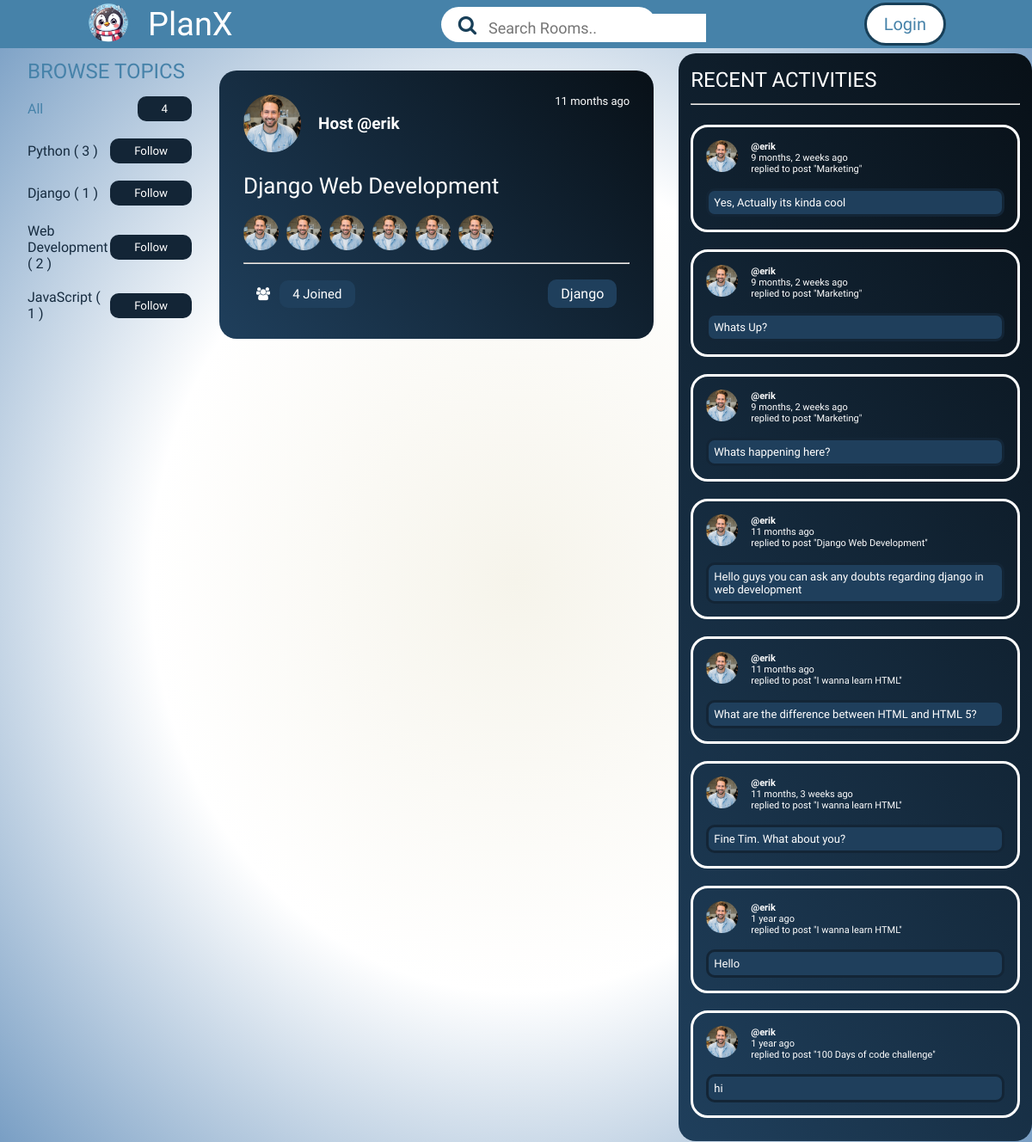
Screenshot of /profile/3/ with the database file from the repository.
### base/models.py (models this page shows, shortened)
class Topic(models.Model):
    name = models.CharField(max_length=200)

class Room(models.Model):
    host = models.ForeignKey(User, on_delete = models.SET_NULL, null=True)
    topic = models.ForeignKey(Topic, on_delete = models.SET_NULL, null=True)
    name = models.CharField(max_length=200)
    description = models.TextField(null=True, blank = True)
    participants = models.ManyToManyField(User, related_name='participants', blank=True)
    updated = models.DateTimeField(auto_now = True)
    created = models.DateTimeField(auto_now_add = True)
    class Meta:
        ordering = ['-updated', '-created']

class Message(models.Model):
    user = models.ForeignKey(User, on_delete = models.CASCADE)
    room = models.ForeignKey(Room, on_delete = models.CASCADE)
    body = models.TextField()
    updated = models.DateTimeField(auto_now = True)
    created = models.DateTimeField(auto_now_add = True)
    class Meta:
        ordering = ['-updated', '-created']

### base/views.py (the view)
# urls.py: path('profile/<str:pk>/', views.userProfile, name="user-profile"),
def userProfile(request, pk):
    user = User.objects.get(id=pk)
    rooms = user.room_set.all()
    room_messages = user.message_set.all()
    topics = Topic.objects.all()
    context = {'user':user, 'rooms':rooms, 'room_messages':room_messages,'topics':topics}
    return render(request, 'base/profile.html', context)

### base/templates/base/profile.html (shortened to what this page needs)
{% extends 'main.html' %}
{% block content %}
<h1>{{ user.username }}</h1>
<div class="profile-container">
        {% include 'base/topic_component.html' %}
    <div style="
    display: flex;
    flex-direction: column;
    width: 52%;
    margin-right: 29px;
    margin-top: 45px;">
        {% include 'base/feed_component.html' %}
    </div>
        {% include 'base/activity_component.html' %}
{% endblock content %}

### base/templates/base/topic_component.html
        <div class="left">
            <div class="left-col-1">
                <h2>BROWSE TOPICS</h2>
            </div>
            <div class="left-col-2">
                <div class="rows">
                    <span style="color: #4682A9;"><p> All</p></span>
                    <a href="{% url 'homepage' %}" style="text-decoration: none;">
                        <button>{{ topics.count }}</button>
                    </a>
                </div>
                {% for topic in topics %}
                <div class="rows">
                    <p>{{topic.name}} <span>( {{topic.room_set.all.count}} )</span></p>
                    <a href="{% url 'homepage' %}?q={{topic.name}}" style="text-decoration: none; color: #fff;">
                        <button> Follow</button>
                    </a>
                </div>
                {% endfor %}
            </div>
        </div>

### base/templates/base/feed_component.html
{% load static %}
{% for room in rooms %}
<div class="middle-col-2">
    <div class="panel-1">
        <div class="panel-left">
            <img src="{% static 'images/ellipse2.png' %}" alt="" srcset="">
            <p style="font-size: 19px;">Host <a href="{% url 'user-profile' room.host.id %}" style="text-decoration: none;
            color: #fff;"> @{{ room.host.username }} </a></p>
        </div>
        <p>{{ room.created|timesince }} ago</p>
    </div>
    <div class="panel-2">
        <div class="title">
            <a href="{% url 'room' room.id %}" style="text-decoration: none;"><h2>{{ room.name }}</h2></a>
        </div>
        <div class="partic">
            <img src="{% static 'images/ellipse2.png' %}" alt="" srcset="">
            <img src="{% static 'images/ellipse2.png' %}" alt="" srcset="">
            <img src="{% static 'images/ellipse2.png' %}" alt="" srcset="">
            <img src="{% static 'images/ellipse2.png' %}" alt="" srcset="">
            <img src="{% static 'images/ellipse2.png' %}" alt="" srcset="">
            <img src="{% static 'images/ellipse2.png' %}" alt="" srcset="">
        </div>
    </div>
    <hr>
    <div class="panel-3">
        <div class="panLeft">
            <i class="fa fa-users" aria-hidden="true"></i><p>{{ room.participants.all.count }} Joined</p>
        </div>
        <p>{{ room.topic.name }}</p>
    </div>
</div>
{% endfor %}

### base/templates/base/activity_component.html (shortened to what this page needs)
{% load static %}
<div class="right-col-2">
    <h2>RECENT ACTIVITIES</h2>
    <hr>
    {% for message in room_messages %}
    <div class="activities">
        <div class="act-1">
            <div class="prof">
                <img src="{% static '/images/ellipse2.png' %}" alt="">
            </div>
            <div class="prof-2">
                <b><p><a href="{% url 'user-profile' message.user.id %}" style="text-decoration: none;
                    color: #fff;">@{{ message.user }}</a></p></b>
                <p>{{ message.created|timesince }} ago</p>
                <p>replied to post "<a href="{% url 'room' message.room.id %}" style="text-decoration: none;
                color: #fff;">{{ message.room.name }}</a>"</p>
            </div>
        </div>
        <div class="act-2">
            <p>{{ message.body }}</p>
        </div>
    </div>
    {% endfor %}
    </div>
</div>

### static/styles/feed.css (style rules this page uses)
* { margin: 0; padding: 0; box-sizing: border-box; }
body { background: radial-gradient(#F6F4EB, #fff, #749BC2); }
html { scroll-behavior: smooth; }
.left { display: flex; flex-direction: column; position: relative; padding: 32px; gap: 15px; width: 25%; }
.left-col-2 { display: flex; gap: 20px; flex-direction: column; font-family: 'Laila', sans-serif; color: #162B3F; font-weight: 500; }
.rows { display: flex; justify-content: space-between; align-items: center; }
.rows button { padding: 4px 25px; background: #132536; cursor: pointer; color: #fff; border: solid #132536; border-radius: 10px; font-family: 'Laila', sans-serif; transition: 0.3s; }
.left-col-1 h2 { font-family: 'Lilita One', sans-serif; font-weight: 100; color: #4682A9; }
.right-col-2 { display: flex; background: linear-gradient(234deg, #081017, #1F3F5C); border-radius: 20px; padding: 17px 14px; margin: 25px 0; flex-direction: column; }
.right-col-2 h2 { font-family: 'Lilita One', sans-serif; font-weight: 100; color: #fff; }
.right-col-2 hr { margin: 13px 0; }
.activities { display: flex; flex-direction: column; border: solid #fff; border-radius: 20px; padding: 15px; gap: 15px; margin: 10px 0; }
.act-1 { display: flex; align-items: center; gap: 15px; justify-content: flex-start; }
.prof img { width: 37px; }
.prof-2 { font-family: 'Laila', sans-serif; color: #fff; font-size: 11px; }
.act-2 p { background: #1F3F5C; border: solid #132536; border-radius: 10px; padding: 6px; color: #fff; font-family: 'Laila', sans-serif; font-size: 13px; }
.middle-col-2 { background: linear-gradient(227deg, #081017, #1F3F5C); border-radius: 20px; padding: 28px; display: flex; flex-direction: column; margin-bottom: 22px; gap: 10px; }
.panel-1 { display: flex; justify-content: space-between; }
.panel-left { display: flex; align-items: center; gap: 20px; }
.panel-left img { width: 67px; }
.panel-left p { font-size: 18px; color: #fff; font-weight: bold; font-family: 'Laila', sans-serif; }
.panel-1 p { color: #fff; font-family: 'Laila', sans-serif; font-size: 13px; }
.panel-2 { display: flex; gap: 10px; flex-direction: column; }
.partic img { width: 46px; padding-right: 5px; }
.title h2 { font-family: 'Lilita One', sans-serif; color: #fff; font-size: 26px; padding-top: 14px; font-weight: 100; padding-bottom: 9px; }
.panel-3 { display: flex; flex-direction: row; padding: 8px 15px; justify-content: space-between; }
.panLeft { display: flex; gap: 11px; font-size: 15px; color: #fff; font-family: 'Laila', sans-serif; align-items: center; }
.panel-3 p { font-family: 'Laila', sans-serif; color: #fff; background: #1F3F5C; padding: 7px 15px; border-radius: 10px; }

### base/templates/base/profile.html (style rules this page uses)
.profile-container { display: flex; top: 77%; }

### rows the page displays
Topic: name "Python", room_set.all.count "3"
Topic: name "Django", room_set.all.count "1"
Topic: name "Web Development", room_set.all.count "2"
Topic: name "JavaScript", room_set.all.count "1"
Room: host.username "erik", created "11 months", name "Django Web Development", participants.all.count "4", topic.name "Django"
Message: user "erik", created "9 months, 2 weeks", room.name "Marketing", body "Yes, Actually its kinda cool"
Message: user "erik", created "9 months, 2 weeks", room.name "Marketing", body "Whats Up?"
Message: user "erik", created "9 months, 2 weeks", room.name "Marketing", body "Whats happening here?"
Message: user "erik", created "11 months", room.name "Django Web Development", body "Hello guys you can ask any doubts regarding django in web development"
Message: user "erik", created "11 months", room.name "I wanna learn HTML", body "What are the difference between HTML and HTML 5?"
Message: user "erik", created "11 months, 3 weeks", room.name "I wanna learn HTML", body "Fine Tim. What about you?"
Message: user "erik", created "1 year", room.name "I wanna learn HTML", body "Hello"
Message: user "erik", created "1 year", room.name "100 Days of code challenge", body "hi"

### other values shown
{{ topics.count }} "4"
